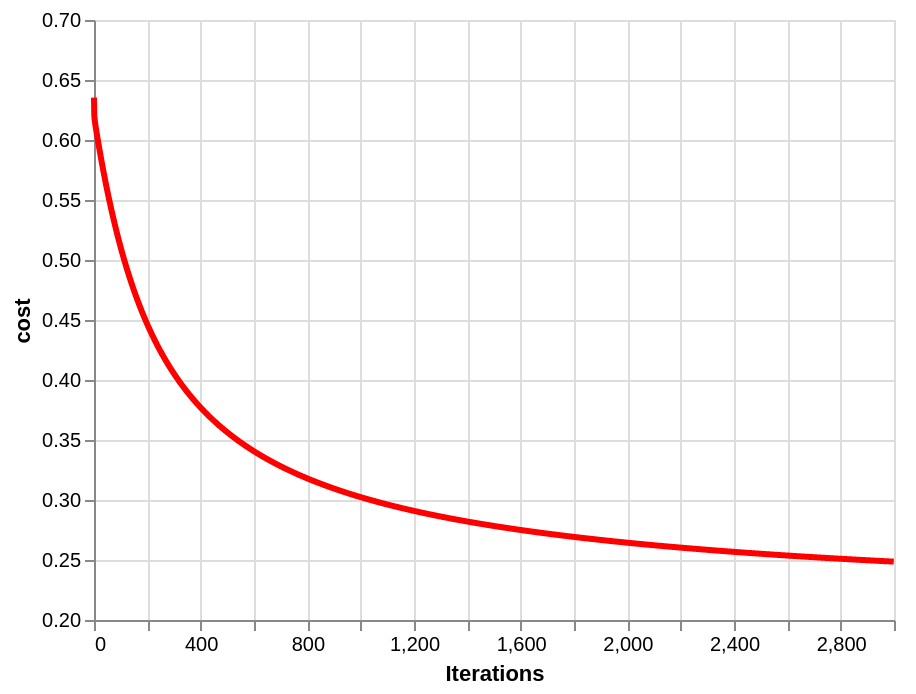

Describe this chart as a Vega-Lite specification.
### Vega-Lite specification from a JSON file in a GitHub repository (floating-point values rounded to 4 significant figures; data arrays with more than 128 entries replaced by an {"elided": "..."} marker saying what was removed)
{"config": {"view": {"continuousWidth": 400, "continuousHeight": 300}}, "data": {"values": {"elided": "3000 records"}}, "mark": {"type": "line", "color": "red", "size": 3}, "encoding": {"x": {"type": "quantitative", "field": "x", "title": "Iterations"}, "y": {"type": "quantitative", "field": "y", "scale": {"domain": [0.2, 0.7]}, "title": "cost"}}, "$schema": "https://vega.github.io/schema/vega-lite/v5.json"}
